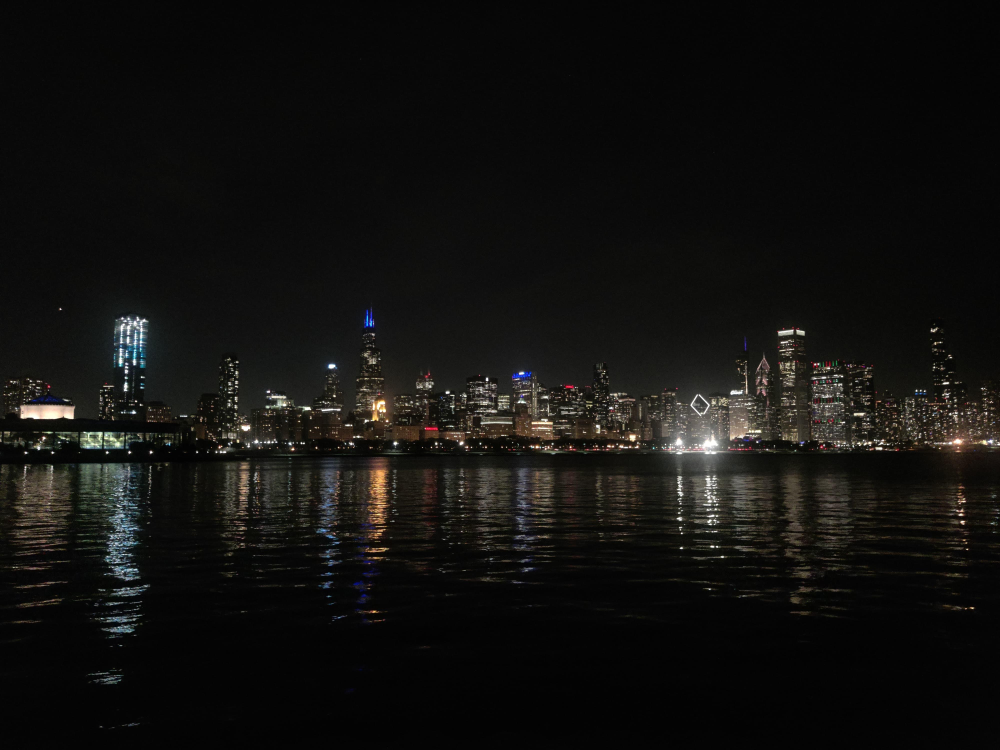
#> input picture AS1/WhatsApp Image 2024-09-18 at 15.53.26_19bb74df.jpg, 4000 x 3000 px, found by its file name (shown at 1/4 size)
$ jupyter execute AS1.ipynb
#> lines starting #> are read from the running program, lines starting #| are printed output that depends on the picture
CS512 - Computer Vision - Assignment 1

Submitted by-

Tushar Gwal A20449419

[cell 1]
#Libraries_used
import cv2
import numpy as np
import matplotlib.pyplot as plt

# Question 1: Homogeneous Coordinates Representation (2D)

[cell 2]
# Given point in 2D-Cartesian coordinates
x = np.array([2, 3])

#Part 1: Converting given x to homogeneous coordinates x_h
x_h = np.array([x[0], x[1], 1])
print("Homogeneous coordinates: x_h = ", x_h)

#Part 2: Scaling the homogeneous coordinate
xdash_h = x_h * 2     #scaling factor = 2
print("Scaled homogeneous coordinates: x'h =", xdash_h)

#Part 3: Converting back to Cartesian coordinates
x_dash = np.array([xdash_h[0]/xdash_h[2],xdash_h[1]/xdash_h[2]])
print("Scaled Cartesian coordinates: x' =", x_dash)

print("Original Cartesian coordinates: x =", x)
print("Hence, Both x_h and x'h represents the same point x in the cartesian coordinate")

# Question 2: Homogeneous Coordinates Representation (3D)

[cell 3]
# Given point in 3D-Cartesian coordinates
y = np.array([4, 5, 6])

#Part 1:  Converting given y to homogeneous coordinates y_h
y_h = np.array([y[0], y[1], y[2], 1])
print("Homogeneous coordinates: y_h = ", y_h)

#Part 2:  Scaling the given homogeneous point Ун = (4, 5, 6, 1)
ydash_h = y_h * 2     #scaling factor = 2
print("Scaled homogeneous coordinates: y'h =", ydash_h)

y_dash = np.array([ydash_h[0]/ydash_h[3],ydash_h[1]/ydash_h[3],ydash_h[2]/ydash_h[3]])   # Converting back to Cartesian coordinates
print("Scaled Cartesian coordinates: y' =",y_dash)

print("Original Cartesian coordinates: y =", y)

# Verifying if the result matches the original point y
if(np.array_equal(y,y_dash)):
    print("Hence, Both y_h and y'h represents the same point y in the cartesian coordinate which also signifies that the scalling of homogenous coordinate preserves the original point in cartesian space.")

# Question 3: Affine Transformations in 2D

[cell 4]
#Part 1: Defining the transformation matrices for..
s = np.array([[3, 0, 0], [0, 3, 0], [0, 0, 1]])              # S(3) - Scaling matrix with factor 3

d = np.deg2rad(45)
r = np.array([[np.cos(d), -np.sin(d), 0], [np.sin(d), np.cos(d), 0], [0, 0, 1]])                 # R(45) - 45 degrees counterclockwise Rotation matrix

t= np.array([[1, 0, 2], [0, 1, 3], [0, 0, 1]])                # T(2,3) - Translation matrix

#Part 2: Combining the transformation matrices
m = np.dot(t, np.dot(r, s))

#Part 3: Applying the combined transformation to p
p_h = np.array([1, 2, 1])     # Converting the given point p = (1, 2) in 2D to homogeneous coordinates
p_h_t = np.dot(m, p_h)

# Converting it back to Cartesian coordinates
p_T = p_h_t[:2] / p_h_t[2]

# printing the results
print("Combined Transformation Matrix: \n", m)
print("Transformed Point p after scaling, rotating, and translating using Combined Transformation Matrix : ", p_T)

#For verification
# calculating it indivdually at each step
p_s = np.dot(s, p_h)
p_r = np.dot(r, p_s)
p_t = np.dot(t, p_r)
p_t = p_t[:2] / p_t[2]

print("Final value of Point p by applying scaling, rotation, and translation at each step : ", p_T)

if(np.array_equal(p_t,p_T)):
    print("\n Hence verified, both the final values are same")

# Question 4: Inverse Transformations (2D)

[cell 5]
#Part 1: Defining the inverse transformation matrices
ti = np.array([[1, 0, -5], [0, 1, -5], [0, 0, 1]])                #Inverse Matrix for T(5, 5) is T(-5,-5)

d = np.deg2rad(-30)
ri = np.array([[np.cos(d), -np.sin(d), 0], [np.sin(d), np.cos(d), 0], [0, 0, 1]])               #Inverse Matrix for R(30) is R(-30) ,i.e, in order to reverse the rotation by 30°, we rotate it clockwise by 30°

si = np.array([[1/2, 0, 0], [0, 1/2, 0], [0, 0, 1]])              #Inverse Matrix for S(2) is S(1/2)

#Part 2: Combinning the inverse transformation matrices
i_m = np.dot(si, np.dot(ri, ti))

#Part 3: Applying the inverse transformation to q
q_h = np.array([3, 4, 1])     # Converting the given point q = (3, 4) in 2D to homogeneous coordinates
q_h_t = np.dot(i_m, q_h)


q_h_t = q_h_t[:2] / q_h_t[2]               # Converting q_h_t back to Cartesian coordinates

#Final_results
print("Inverse Transformation Matrix:\n", i_m)
print("Point 'q' original position: ",q_h_t)

# Question 5: Transformations Between 3D Coordinate Systems

[cell 6]
#Part 1: Defining the transformation matrices for..

R = np.array([[0, -1, 0, 0],[1, 0, 0, 0],[0, 0, 1, 0],[0, 0, 0, 1]])   # rotation matrix that rotates System A by 90° around the Z-axis

T = np.array([[1, 0, 0, 1],[0, 1, 0, 1], [0, 0, 1, 1], [0, 0, 0, 1]])  # translation matrix in order to move the origin(1, 1, 1) to (2, 2, 2):

#Part 2: Combininng the transformation matrices
T_A2B = np.dot(R, T)

#Part 3: Applying the transformation matrix to the point r
r_h = np.array([3, 3, 3, 1])      # converting the given point r = (3, 3, 3) in 3D to homogeneous coordinates
r_B = np.dot(T_A2B, r_h)

r_B = r_B[:3] / r_B[3]             #Converting the transformed point back to Cartesian coordinates

#Final_results
print("Combined Transformation Matrix:\n", T_A2B)
print("Transformed Point r in System B:", r_B)

# Question 6: Projection in Camera Coordinates (3D to 2D)

[cell 7]
#Lets first define the 3D point P = (1, 2, 5) and the intrinsic matrix K
P = np.array([1, 2, 5])

K = np.array([[1000, 0, 500],[0, 1000, 500],[0, 0, 1]])

#Part 1: Projecting the 3D point to 2D Image Plane using the intrinsic matrix K
Pj_2D = np.dot(K, P)

#part 2: Computing the 2D pixel coordinates of the projected point
pxl = Pj_2D[:2] / Pj_2D[2]

print("Projected Homogeneous Coordinates:", Pj_2D)
print("2D Pixel Coordinates:", pxl)

#Part 3: Meaning of the elements of k
kg = np.array([
    ['fx', 's',  'cx'],
    [0,  'fy', 'cy'],
    [0,  0,  1]
])

print("\nMeaning of the elements of K:")
print("The intrinsic matrix defines how the camera’s lens and sensor project the 3D world onto a 2D plane and is given by : \n", kg)
print(f"In our case, \nfx = {K[0,0]} and fy = {K[1,1]}, which are focal lengths fx and fy respectively for the camera sensor in x and y dimensions.")
print("The entry s encodes any possible skew between the sensor axes due to the sensor not being mounted perpendicular to the optical axis which is 0 here.")
print(f"And cx = {K[0,2]} and cy = {K[1,2]} are (cx, cy) which denotes the optical center expressed in pixel coordinates.")

# Question 7: General camera model (3D World points to 2D Image points)

[cell 8]
#Lets define the given camera parameters
k = np.array([[1200, 0, 640], [0, 1200, 360], [0, 0, 1]])  #intrinsic matrix k
r = np.eye(3)  # Identity matrix for R
t = np.array([[0], [0], [-10]])  # Translation vector t

#Part 1: Computation of extrinsic matrix from the rotation and translation
m = np.hstack((r, t))  # Combining R and t into [R|t]

x_h = np.array([2, 3, 4, 1])   #converting the 3D world point x= (2, 3, 4) in homogeneous coordinates

#Part 2: Projecting the point onto the image plane
P_3D = np.dot(m,x_h)     #camera coordinates
P_2D_h = np.dot(k,P_3D)

#Converting it to 2D pixel coordinates
pix = P_2D_h[:2] / P_2D_h[2]

#Printing results
print("Projected Homogeneous Coordinates:", P_2D_h)
print("2D Pixel Coordinates:", pix)

# Question 8: Image Transformation using cv2. warpAffine (2D)

[cell 9]
#Lets first define the transformation matrices..
s =  np.array([[1.5, 0, 0], [0, 1.5, 0], [0, 0, 1]])        # S(1.5) - Scaling matrix (scaling by a factor of 1.5)

d = np.deg2rad(-30)
r= np.array([[np.cos(d), -np.sin(d), 0], [np.sin(d), np.cos(d), 0], [0, 0, 1]])  # R(-30) - Rotation matrix (30 degrees counterclockwise in image coordinates)

t = np.array([[1, 0, 50], [0, 1, 30], [0, 0, 1]])   # T(50, 30) - Translation Matrix

#Part 1: Combining the above matrices to get affine matrix
af = np.dot(s,np.dot(t,r))                             # order: Translate -> Rotate -> Scale
print("affine matrix:\n", af)

#Part 2: Applying transformation to the image using cv2.warpAffine function to
i= cv2.imread('/content/WhatsApp Image 2024-09-18 at 15.53.26_19bb74df.jpg')         # reading the image
#> i is the input picture: shape (3000, 4000, 3); mean B, G, R 15.6, 17.4, 18
af = af[:2, :3]              # resizing
h, w = i.shape[:2]           # getting image dimensions
#> h = 3000; w = 4000
ti= cv2.warpAffine(i, af, (w, h))
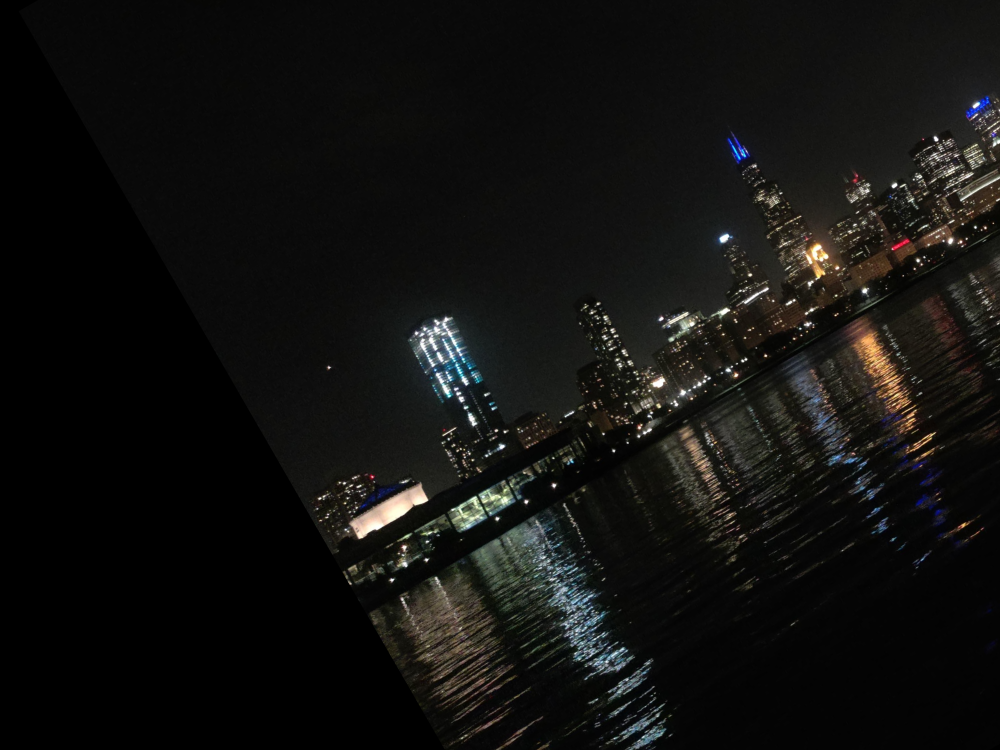
#> ti: shape (3000, 4000, 3) (shown at 1/4 size); mean B, G, R 16, 17.6, 17.8

#Part 3: Displaying the original and transformed images
plt.figure(figsize=(15, 10))

#original_image
plt.subplot(1, 2, 1)
plt.imshow(cv2.cvtColor(i, cv2.COLOR_BGR2RGB))
plt.title('Original Image')
plt.axis('off')

#transformed_image
plt.subplot(1, 2, 2)
plt.imshow(cv2.cvtColor(ti, cv2.COLOR_BGR2RGB))
plt.title('Transformed Image')
plt.axis('off')

plt.show()
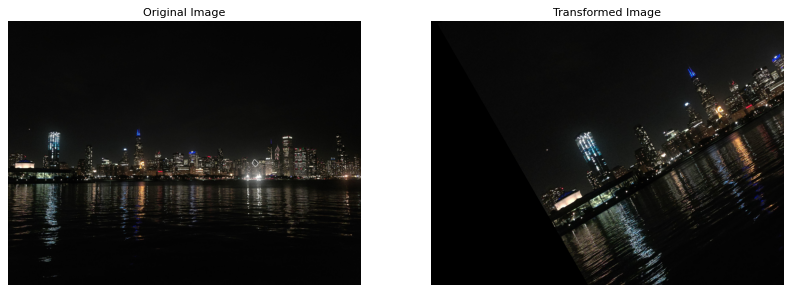
#> figure drawn by matplotlib, 2 panels
